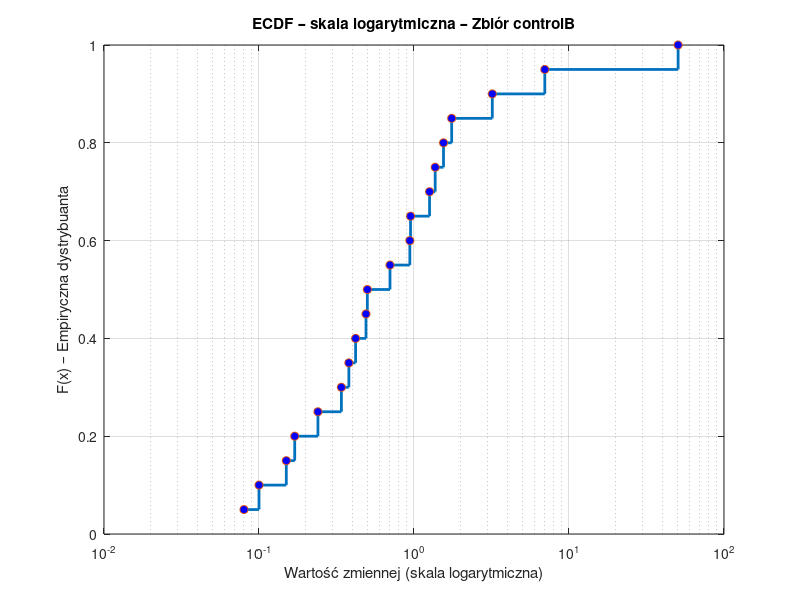

The MATLAB source for this figure:
% === Ćwiczenie 2 ===
% Empiryczna dystrybuanta ze skalą logarytmiczną na osi X dla zbioru controlB

% Dane wejściowe (posortowane rosnąco)
controlB = [0.08, 0.10, 0.15, 0.17, 0.24, 0.34, 0.38, 0.42, 0.49, 0.50, ...
            0.70, 0.94, 0.95, 1.26, 1.37, 1.55, 1.75, 3.20, 6.98, 50.57];

n = length(controlB);  % Liczba obserwacji

% Obliczenie wartości empirycznej dystrybuanty (ECDF)
% Dla każdego x: F(x) = i/n, gdzie i = numer porządkowy wartości
F = (1:n) / n;

% Tworzenie wykresu ECDF w skali logarytmicznej
figure;
subplot(1,1,1);  % Jeden wykres

% Rysowanie wykresu schodkowego
stairs(controlB, F, 'LineWidth', 2); hold on;
plot(controlB, F, 'o', 'MarkerFaceColor', 'b');  % Punkty danych

% Zmiana skali osi X na logarytmiczną
set(gca, 'XScale', 'log');

% Opisy osi i tytuł wykresu
xlabel('Wartość zmiennej (skala logarytmiczna)');
ylabel('F(x) – Empiryczna dystrybuanta');
title('ECDF – skala logarytmiczna – Zbiór controlB');

grid on;